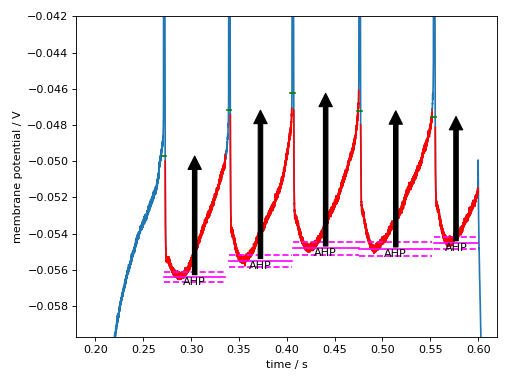

Python code for this plot:
import pathlib
import matplotlib.pyplot as plt

from ajustador import features

try:
    wavename
except NameError:
    import measurements1 as mod
    wavename, n = 'waves042811', -1

rec = mod.waves[wavename][n]

fig = plt.figure()
features.AHP(rec).plot(figure=fig)

plt.show()
